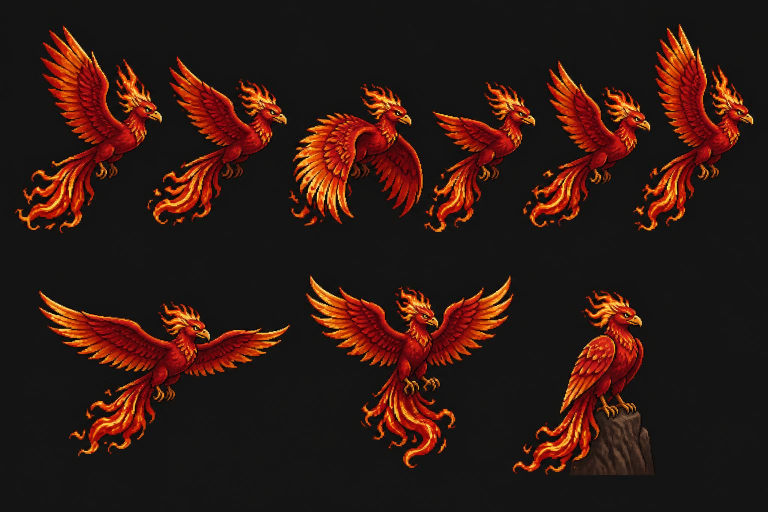
#> input picture previews/phoenix/ai_sheet.jpg, 1536 x 1024 px, found by its file name (shown at 1/2 size)
$ python make_phoenix.py
#> lines starting #> are read from the running program, lines starting #| are printed output that depends on the picture; after the words box and inside, x2 and y2 are one past the last pixel; in counts of white or black regions, pixels touching at a corner belong together
"""previews/phoenix/ai_sheet.jpg (Canva AI pose sheet, 3/4 view) -> pixel-art phoenix frames in Glitch/Sprites:
phoenix_flap1..6 (one wing beat), phoenix_glide, phoenix_hover and phoenix_perch (the rock under it removed).

The sheet is shrunk to art pixels, each pose is cut out by its connected pixels, mirrored to face left like the other
characters, and placed so its beak tip sits on a fixed point of the window canvas (112x124 art px = Sprite 72x96 plus
RobotView padding), which keeps the head steady from frame to frame. Run from the repo root;
`python3 Tools/make_phoenix.py <dir>` writes elsewhere."""
import sys
from collections import deque
from PIL import Image, ImageEnhance

SRC = "previews/phoenix/ai_sheet.jpg"
OUT = sys.argv[1] if len(sys.argv) > 1 else "Glitch/Sprites"
SHRINK, COLORS = 5, 40  # source px per art px, palette size
CANVAS = (112, 124)
FLIGHT_BEAK = (34, 40)  # canvas px, the beak tip of every airborne pose

# pose: (beak tip in sheet px, where that beak goes on the canvas)
POSES = {
    "flap1": ((322, 232), FLIGHT_BEAK),
    "flap2": ((572, 240), FLIGHT_BEAK),
    "flap3": ((822, 243), FLIGHT_BEAK),
    "flap4": ((1068, 242), FLIGHT_BEAK),
    "flap5": ((1300, 248), FLIGHT_BEAK),
    "flap6": ((1505, 238), FLIGHT_BEAK),
    "glide": ((418, 670), FLIGHT_BEAK),
    "hover": ((880, 615), FLIGHT_BEAK),
    "perch": ((1283, 640), (34, 60)),   # feet just above the canvas ground (y 107), the tail hanging past them
}

sheet = Image.open(SRC).convert("RGB")
#> sheet is the input picture: PIL image 1536x1024 RGB; mean R, G, B 49.4, 25.2, 18.9
sw, sh = sheet.size
#> sw = 1536; sh = 1024
bg = sheet.getpixel((5, 5))
#> bg = (20, 20, 20)
sp = sheet.load()


def is_rock(p):  # the brown rock under the perched bird: dull, with red barely above green
    return p[0] - p[1] < 35 and p[0] < 150 and max(abs(p[i] - bg[i]) for i in range(3)) > 28


# drop the backdrop and the rock in the full-size sheet, then shrink, so edges average to the bird only
alpha = Image.new("L", (sw, sh), 0)
#> alpha: PIL image 1536x1024 L; every value is 0
ap = alpha.load()
for y in range(sh):
    for x in range(sw):
        p = sp[x, y]
        if max(abs(p[i] - bg[i]) for i in range(3)) > 28 and not (y > 780 and x > 1100 and is_rock(p)):
            ap[x, y] = 255
rgba = sheet.convert("RGBA")
rgba.putalpha(alpha)
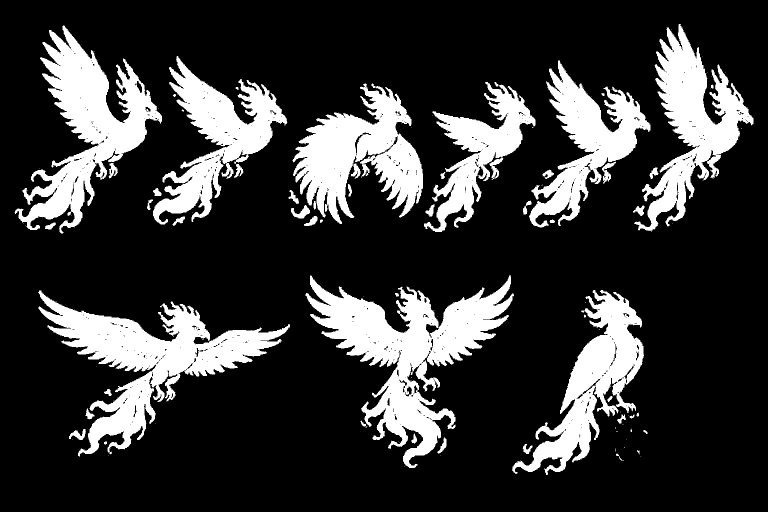
#> alpha: PIL image 1536x1024 L (shown at 1/2 size); 21.4% white; 142 white regions (88 under 20 px), largest, box (x1, y1, x2, y2) and area: (611, 551, 1028, 936) 54420, (76, 581, 580, 913) 49162, (29, 51, 324, 467) 42567
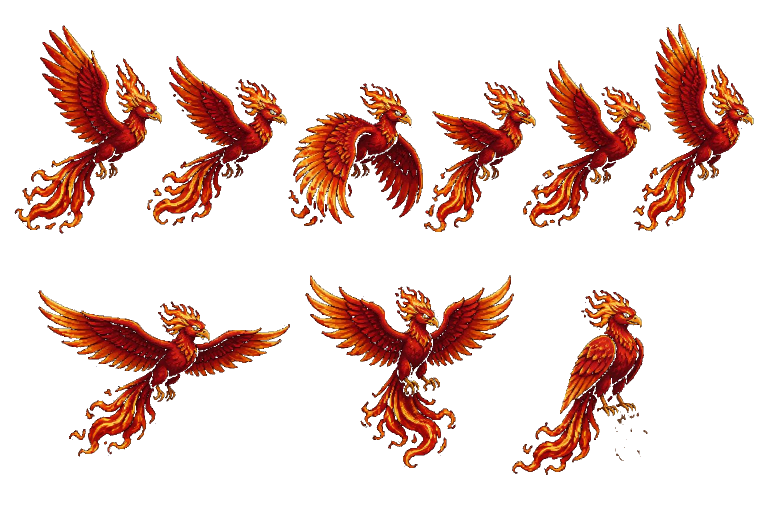
#> rgba: PIL image 1536x1024 RGBA (shown at 1/2 size); mean R, G, B, A 49.4, 25.2, 18.9, 54.7; transparent parts drawn white
small = rgba.resize((sw // SHRINK, sh // SHRINK), Image.BOX)
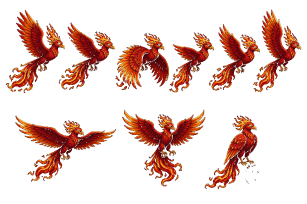
#> small: PIL image 307x204 RGBA; mean R, G, B, A 37.9, 11.5, 4.6, 54.6; transparent parts drawn white
w, h = small.size
#> w = 307; h = 204

# hard alpha, livelier colours, one shared palette so no frame shifts colour
a = small.getchannel("A").point(lambda v: 255 if v >= 120 else 0)
#> a: PIL image 307x204 L; 21.9% white; 40 white regions (30 under 20 px), largest, box (x1, y1, x2, y2) and area: (122, 110, 205, 186) 2220, (15, 116, 116, 182) 2021, (6, 10, 65, 93) 1750
rgb = ImageEnhance.Color(ImageEnhance.Contrast(small.convert("RGB")).enhance(1.15)).enhance(1.2)
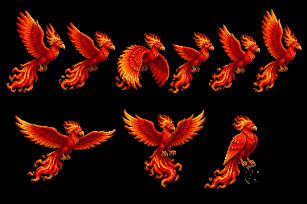
#> rgb: PIL image 307x204 RGB; mean R, G, B 46.4, 10.7, 1.9
art = rgb.quantize(COLORS, Image.MEDIANCUT, dither=Image.NONE).convert("RGBA")
art.putalpha(a)
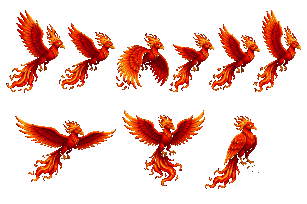
#> art: PIL image 307x204 RGBA; mean R, G, B, A 46.5, 10.5, 1.8, 56; transparent parts drawn white
pp = art.load()

# connected pieces (8-neighbour), each pose keeps the pieces whose pixels lie closest to its own beak
label = [[-1] * h for _ in range(w)]
pieces = []
for x0 in range(w):
    for y0 in range(h):
        if pp[x0, y0][3] and label[x0][y0] < 0:
            q, piece = deque([(x0, y0)]), []
            label[x0][y0] = len(pieces)
            while q:
                x, y = q.popleft()
                piece.append((x, y))
                for dx in (-1, 0, 1):
                    for dy in (-1, 0, 1):
                        nx, ny = x + dx, y + dy
                        if 0 <= nx < w and 0 <= ny < h and pp[nx, ny][3] and label[nx][ny] < 0:
                            label[nx][ny] = len(pieces)
                            q.append((nx, ny))
            pieces.append(piece)

beaks = {name: (bx / SHRINK, by / SHRINK) for name, ((bx, by), _) in POSES.items()}


def owner(piece):
    cx = sum(p[0] for p in piece) / len(piece)
    cy = sum(p[1] for p in piece) / len(piece)
    # the beak is at the head's right edge, the body lies down and to the left of it
    return min(beaks, key=lambda n: (cx - (beaks[n][0] - 22)) ** 2 + (cy - (beaks[n][1] + 22)) ** 2)


owned = {name: [] for name in POSES}
for piece in pieces:
    if len(piece) >= 12:   # specks and stray ember flecks would land on a neighbour's frame
        owned[owner(piece)].extend(piece)

for name, ((bx, by), (tx, ty)) in POSES.items():
    frame = Image.new("RGBA", CANVAS, (0, 0, 0, 0))
    fp = frame.load()
    bx, by = round(bx / SHRINK), round(by / SHRINK)
    for x, y in owned[name]:
        cx, cy = tx - (x - bx), ty + (y - by)   # mirrored: it faces left
        if 0 <= cx < CANVAS[0] and 0 <= cy < CANVAS[1]:
            fp[cx, cy] = pp[x, y]
    frame.save(f"{OUT}/phoenix_{name}.png")
#> this loop made 9 passes
#> pass 1, `frame.save(f"{OUT}/phoenix_{name}.png")`:
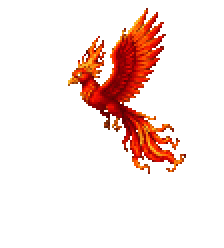
#> saved as phoenix_flap1.png: PIL image 112x124 RGBA (shown 2 times larger); mean R, G, B, A 24.2, 4.9, 0.7, 32.1; transparent parts drawn white
#> after the loop:
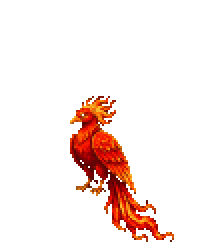
#> frame: PIL image 112x124 RGBA (shown 2 times larger); mean R, G, B, A 17.9, 4.1, 0.6, 23.8; transparent parts drawn white
print("canvas", CANVAS, "frames", len(POSES))

$ run again, with previews/phoenix/ai_candidates.jpg copied over previews/phoenix/ai_sheet.jpg
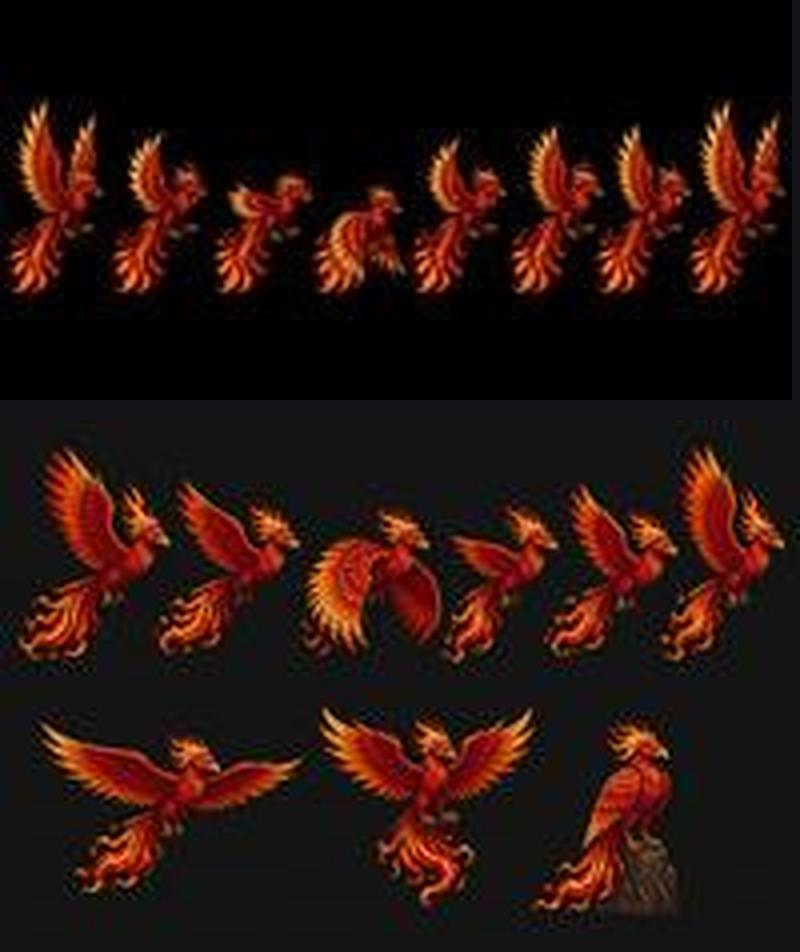
#> input picture previews/phoenix/ai_candidates.jpg, 800 x 952 px, found by its file name
#> sheet is the input picture: PIL image 800x952 RGB; mean R, G, B 39, 18.7, 14.8
#> bg = (0, 0, 0)
#> `rgba.putalpha(alpha)`:
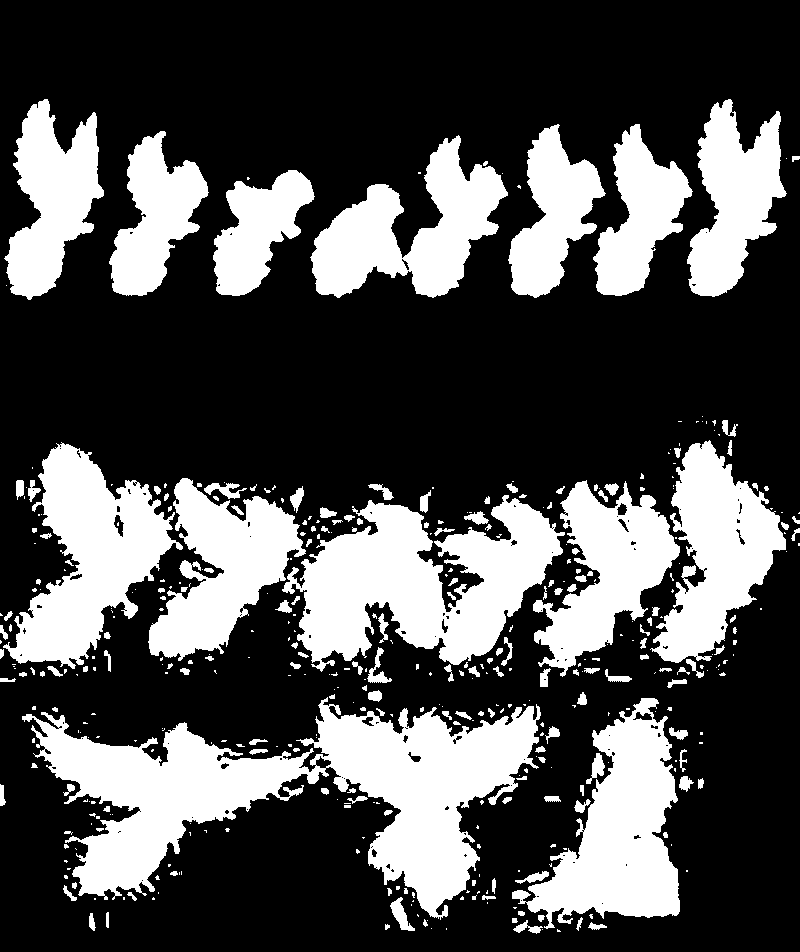
#> alpha: PIL image 800x952 L; 30.7% white; 431 white regions (257 under 20 px), largest, box (x1, y1, x2, y2) and area: (22, 697, 541, 920) 45481, (282, 495, 565, 672) 26507, (3, 442, 183, 669) 18560
#> a: PIL image 160x190 L; 30.8% white; 111 white regions (100 under 20 px), largest, box (x1, y1, x2, y2) and area: (0, 88, 113, 134) 2480, (6, 140, 109, 183) 1861, (107, 88, 158, 135) 1165
#> the loop `for name, ((bx, by), (tx, ty)) in POSES.items():` made 9 passes
#> pass 2, `frame.save(f"{OUT}/phoenix_{name}.png")`:
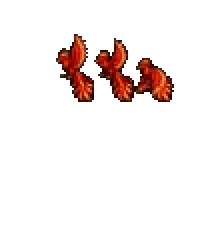
#> saved as phoenix_flap2.png: PIL image 112x124 RGBA (shown 2 times larger); mean R, G, B, A 9.2, 2.6, 1.2, 17.7; transparent parts drawn white
